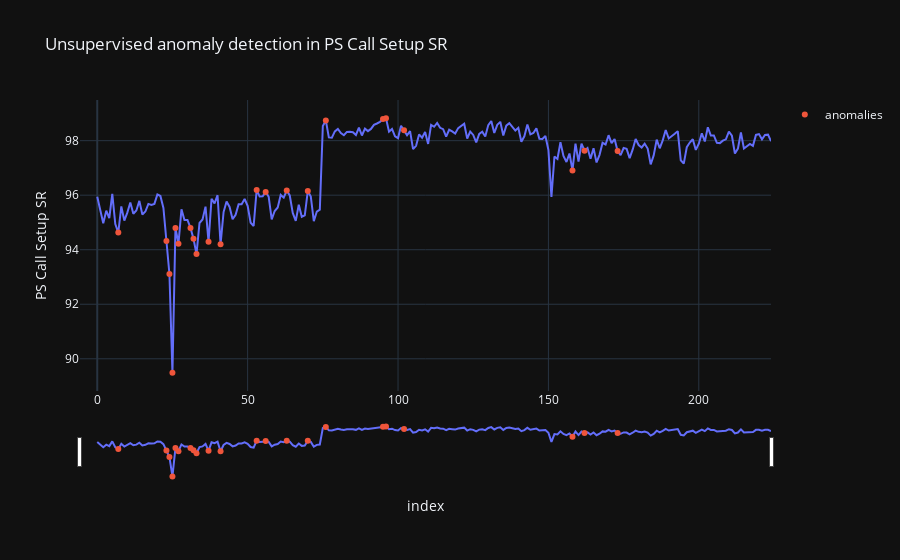

The cell this chart's notebook holds for it:
### Code cell
fig = px.line(df, x='index', y='PS Call Setup SR', title='Unsupervised anomaly detection in PS Call Setup SR')
fig.add_trace(go.Scatter(x=lof_anomaly_df["index"].to_list(), y=lof_anomaly_df["PS Call Setup SR"].to_list(),
                        mode='markers', name='anomalies'))
fig.update_xaxes(rangeslider_visible=True)
fig

### Figure 1 — Plotly figure (JSON) as saved in the notebook; plotly's stock layout.template omitted (floating-point values rounded to 4 significant figures; data arrays with more than 128 entries replaced by an {"elided": "..."} marker saying what was removed)
{"data": [{"hovertemplate": "index=%{x}<br>PS Call Setup SR=%{y}<extra></extra>", "legendgroup": "", "line": {"color": "#636efa", "dash": "solid"}, "mode": "lines", "name": "", "orientation": "v", "showlegend": false, "type": "scatter", "x": {"elided": "225 int values"}, "xaxis": "x", "y": {"elided": "225 float values"}, "yaxis": "y"}, {"mode": "markers", "name": "anomalies", "type": "scatter", "x": [7, 23, 24, 25, 26, 27, 31, 32, 33, 37, 41, 53, 56, 63, 70, 76, 95, 96, 102, 158, 162, 173], "y": [94.63, 94.32, 93.11, 89.49, 94.8, 94.22, 94.8, 94.4, 93.84, 94.29, 94.2, 96.19, 96.12, 96.17, 96.15, 98.74, 98.79, 98.82, 98.38, 96.91, 97.63, 97.62]}], "layout": {"legend": {"tracegroupgap": 0}, "title": {"text": "Unsupervised anomaly detection in PS Call Setup SR"}, "xaxis": {"anchor": "y", "domain": [0.0, 1.0], "rangeslider": {"visible": true}, "title": {"text": "index"}}, "yaxis": {"anchor": "x", "domain": [0.0, 1.0], "title": {"text": "PS Call Setup SR"}}}}
